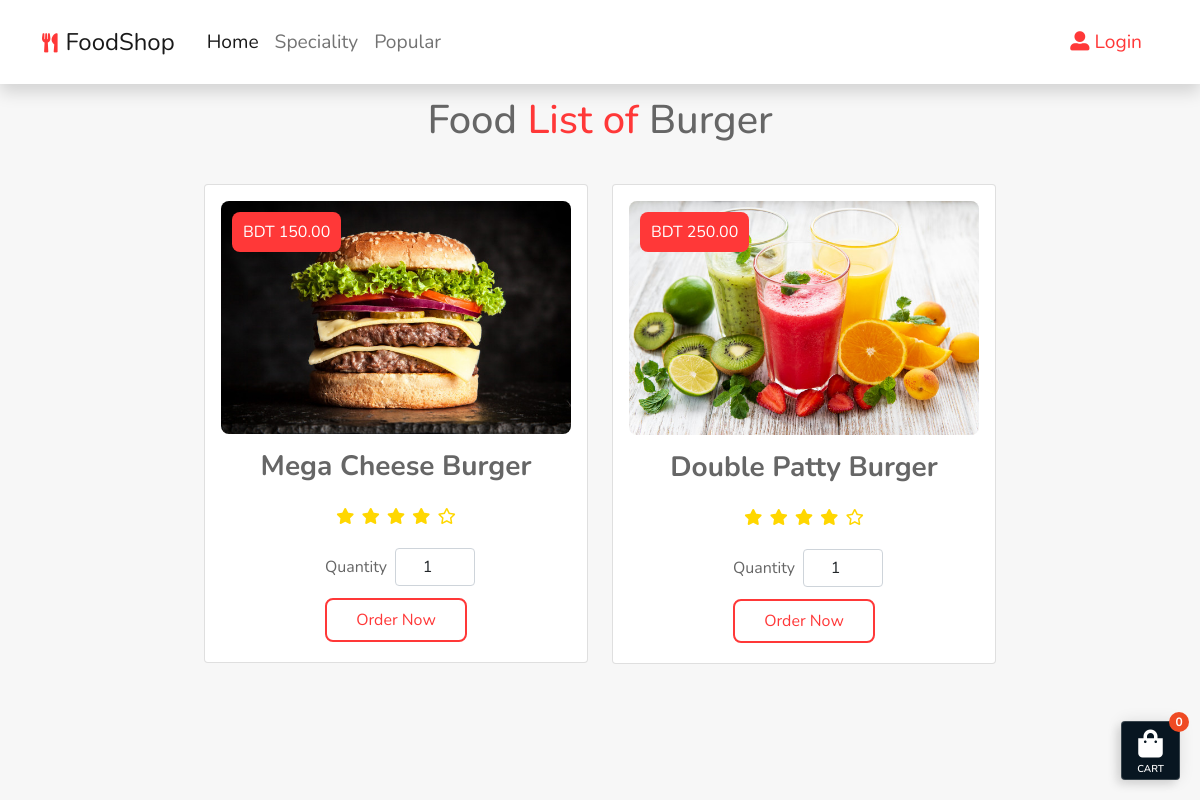
The app's page /category/1/products with its own data.
### shop/models.py (models this page shows, shortened)
class Category(models.Model):
    name = models.CharField(max_length=255)
    icon = models.ImageField(upload_to="images/")
    image = models.ImageField(upload_to="images/")
    description = models.TextField()
    created_at = models.DateTimeField(auto_now_add=True)
    updated_at = models.DateTimeField(auto_now=True)
    class Meta:
        verbose_name_plural = 'categories'

class Product(models.Model):
    AVAILABILITY_CHOICES = [
        (0, 'NO'),
        (1, 'YES'),
    ]
    name = models.CharField(max_length=255)
    slug = models.SlugField(null=True)
    description = models.TextField(null=True)
    price = models.DecimalField(max_digits=6, decimal_places=2)
    image = models.ImageField(upload_to="images/")
    availability = models.SmallIntegerField(choices=AVAILABILITY_CHOICES, default=1)
    category = models.ForeignKey(Category, on_delete=models.PROTECT)
    created_at = models.DateTimeField(auto_now_add=True)
    updated_at = models.DateTimeField(auto_now=True)

### shop/views/product.py (the view)
# urls.py: path('category/<int:id>/products', views.categoryProducts, name='category_products'),
def categoryProducts(request, id):
    category = Category.objects.get(pk=id)
    products = category.product_set.all()
    context = {
        'category' : category,
        'products' : products
        }
    return render(request, 'category_products.html', context)

### shop/templates/category_products.html
{% extends 'base.html' %} {% load static %} {% block content %}
<section class="product-list">
  <h1 class="heading">Food <span>List of</span> {{category.name}}</h1>
  <div class="row justify-content-md-center">
    {% for product in products %}
    <div class="col-md-4 mb-2">
      <div class="card card-body">
        <span class="price"> BDT {{ product.price }} </span>
        <img class="card-img-top" src="{{ product.image.url }}" alt="" />
        <h3>
          <a class="product-title fw-bold" href="{% url 'product_detail' product.id %}">
            {{ product.name }}
          </a>
        </h3>
        <div class="stars">
          <i class="fas fa-star"></i>
          <i class="fas fa-star"></i>
          <i class="fas fa-star"></i>
          <i class="fas fa-star"></i>
          <i class="far fa-star"></i>
        </div>
        <div class="d-flex justify-content-center align-items-center my-2">
          <label class="mx-2" for="quantity-{{ product.id }}">Quantity</label>
          <div class="quantity-input">
            <input type="number" id="quantity-{{ product.id }}" class="form-control" min="1" value="1"/>
          </div>
        </div>
        <div>
          <button id="btn-order-{{ product.id }}" class="btn-custom btn-order">Order Now</button>
        </div>
      </div>
    </div>
    {% endfor %}
  </div>
</section>
{% endblock content %}

### static/css/default.css (style rules this page uses)
:root { --red: #ff3838; --orange: #ff5733; --textcolor: #666; }
* { font-family: "Nunito", sans-serif; margin: 0; padding: 0; box-sizing: border-box; outline: none; border: none; text-decoration: none; transition: all 0.2s linear; }
html { overflow-x: hidden; scroll-behavior: smooth; scroll-padding-top: 6rem; }
body { background: #f7f7f7; color: var(--textcolor); }
a { text-decoration: none; }
.quantity-input { width: 5rem; }
.quantity-input input { text-align: center; }
.heading { text-align: center; padding: 1rem; margin-top: 2rem; margin-bottom: 1.5rem; color: #666; }
.heading span { color: var(--red); }
.btn-custom { background-color: #fff; border: none; color: var(--red); padding: 0.5rem 1.8rem; text-align: center; text-decoration: none; display: inline-block; font-size: 16px; margin: 4px 2px; transition-duration: 0.3s; cursor: pointer; border: 2px solid var(--red); border-radius: 0.5rem; }
.product-title { color: var(--textcolor); font-weight: bold; }
.product-list .price { position: absolute; top: 1.7rem; left: 1.7rem; background: var(--red); color: #fff; padding: 0.5rem 0.67rem; border-radius: 0.5rem; }
.product-list .card-body { text-align: center; }
.product-list .card-body h3 { font-weight: bold; padding-top: 1rem; }
.product-list .card-body .stars i { color: gold; padding: 1rem 0.1rem; }
.product-list .card-body .card-img-top { border-radius: 0.5rem !important; }

### records on screen
Category: name "Burger"
Product: price "150.00", image (picture), name "Mega Cheese Burger", id "1"
Product: price "250.00", image (picture), name "Double Patty Burger"
